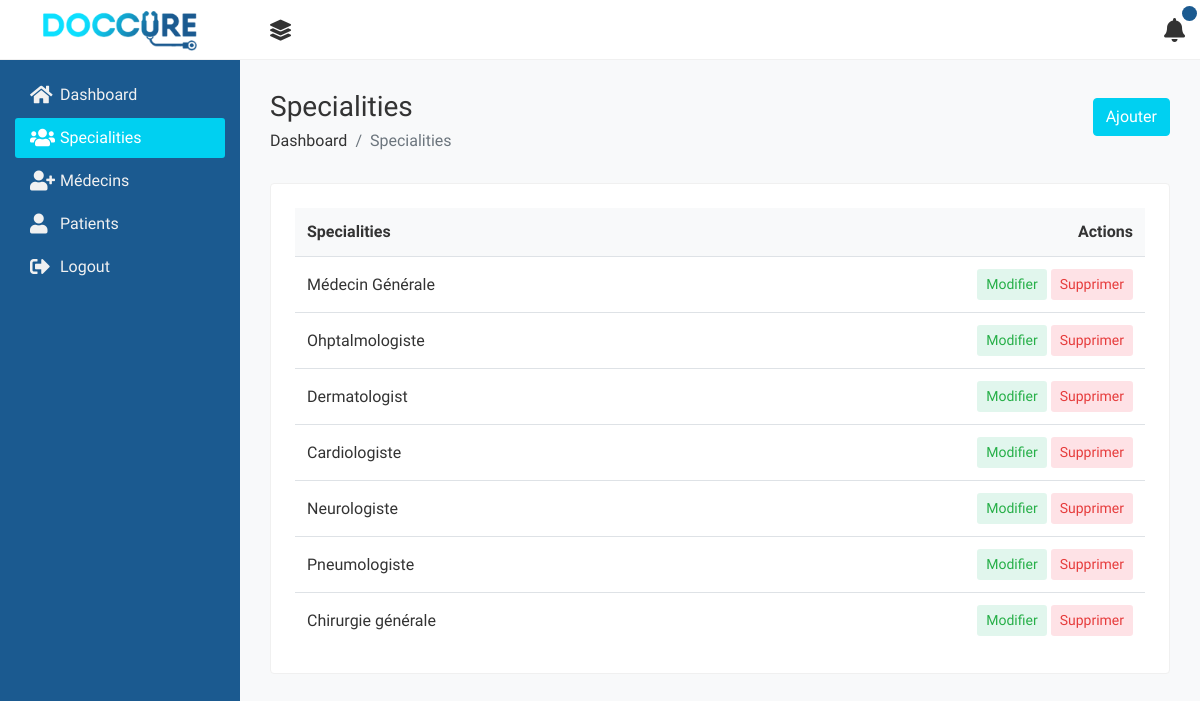
The app's page /A_specialites/ with its own data.
### Patient/models.py (models this page shows, shortened)
class specialite(models.Model):
   specialite = models.CharField(max_length=400)

### Patient/views.py (the view)
# urls.py: path('A_specialites/', views.getspecialitesA, name="specialitesAdmin"),
def getspecialitesA(request):
    specialites = specialite.objects.all()
    n = Notification.objects.filter(user = request.user).order_by('-Date')
    notif = serializers.serialize("json", n)
    if n.exists():
        empty = 'false'
    else:
        empty = 'true'
    for notification in n:
        if notification.new == True :
            notification.new = False
            notification.save()
    context = {'specialites': specialites, 'notif': notif, 'empty': empty}
    return render(request, 'A/specialites.html', context)

### templates/A/specialites.html (shortened to what this page needs)
{%extends 'A/base.html'%}
{%load static%}
{%block sideBar%}
    <li>
        <a href="{%url 'H_admin'%}"><i class="fas fa-home" style="font-size: 20px;"></i> <span>Dashboard</span></a>
    </li>
    <li  class="active">
        <a href="{%url 'specialitesAdmin'%}"><i class="fas fa-users" style="font-size: 20px;"></i> <span>Specialities</span></a>
    </li>
    <li>
        <a href="{%url 'DoctorsAdmin'%}"><i class="fas fa-user-plus" style="font-size: 20px;"></i> <span>Médecins</span></a>
    </li>
    <li>
        <a href="{%url 'PatientsAdmin'%}"><i class="fas fa-user" style="font-size: 20px;"></i> <span>Patients</span></a>
    </li>
    <li>
        <a href="{%url 'Logout'%}"><i class="fas fa-sign-out-alt" style="font-size: 20px;"></i> <span>Logout</span></a>
    </li>
{%endblock%}
{%block content%}
<div class="page-wrapper">
    <div class="content container-fluid">
        <div class="page-header">
            <div class="row">
                <div class="col-sm-7 col-auto">
                    <h3 class="page-title">Specialities</h3>
                    <ul class="breadcrumb">
                        <li class="breadcrumb-item"><a href="index.html">Dashboard</a></li>
                        <li class="breadcrumb-item active">Specialities</li>
                    </ul>
                </div>
                <div class="col-sm-5 col">
                    <a href="#Add_Specialities_details" data-toggle="modal" class="btn btn-primary float-right mt-2">Ajouter</a>
                </div>
            </div>
        </div>
        <div class="row">
            <div class="col-sm-12">
                <div class="card">
                    <div class="card-body">
                        <div class="table-responsive">
                            <table class="datatable table table-hover table-center mb-0">
                                <thead>
                                    <tr>
                                        <th>Specialities</th>
                                        <th class="text-right">Actions</th>
                                    </tr>
                                </thead>
                                <tbody>
                                    {%for specialite in specialites%}
                                    <tr>
                                        <td>
                                            <h2 class="table-avatar">
                                                <a href="#">{{specialite.specialite}}</a>
                                            </h2>
                                        </td>
                                        <td class="text-right">
                                            <div class="actions">
                                                <a class="btn btn-sm bg-success-light edit_specialite" onclick="setSpecialite(event)" data-toggle="modal" data-id="{{specialite.id}}" data-value="{{specialite.specialite}}" href="#edit_specialities_details">
                                                     Modifier
                                                </a>
                                                <a  data-toggle="modal" href="#delete_modal" onclick="setIDspecialite(event)" data-id="{{specialite.id}}" class="btn btn-sm bg-danger-light">
                                                     Supprimer
                                                </a>
                                            </div>
                                        </td>
                                    </tr>
                                    {%endfor%}
                                </tbody>
                            </table>
                        </div>
                    </div>
                </div>
            </div>
        </div>
    </div>
</div>
{%endblock%}

### records on screen
specialite: specialite "Médecin Générale"
specialite: specialite "Ohptalmologiste"
specialite: specialite "Dermatologist"
specialite: specialite "Cardiologiste"
specialite: specialite "Neurologiste"
specialite: specialite "Pneumologiste"
specialite: specialite "Chirurgie générale"
